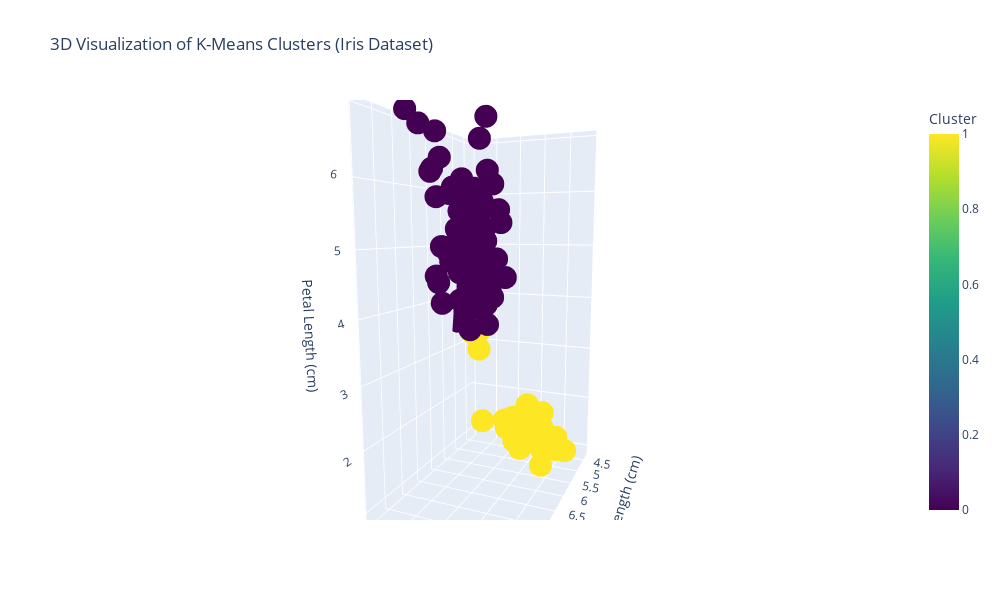

Write notebook code for a chart like this one.
### Code cell
import plotly.express as px
import pandas as pd

# Create a Plotly figure
fig = px.scatter_3d(iris, 
                     x='sepal_length', 
                     y='sepal_width', 
                     z='petal_length', 
                     color='Cluster',
                     color_continuous_scale=px.colors.sequential.Viridis,
                     title='3D Visualization of K-Means Clusters (Iris Dataset)')

# Update layout to make the figure bigger
fig.update_layout(scene=dict(
                    xaxis_title='Sepal Length (cm)',
                    yaxis_title='Sepal Width (cm)',
                    zaxis_title='Petal Length (cm)',
                  ),
                  width=1000,  # Set the width of the plot
                  height=600)  # Set the height of the plot

# Show the plot
fig.show()

### Figure 1 — Plotly figure (JSON) as saved in the notebook; plotly's stock layout.template omitted (floating-point values rounded to 4 significant figures; data arrays with more than 128 entries replaced by an {"elided": "..."} marker saying what was removed)
{"data": [{"hovertemplate": "sepal_length=%{x}<br>sepal_width=%{y}<br>petal_length=%{z}<br>Cluster=%{marker.color}<extra></extra>", "legendgroup": "", "marker": {"color": {"elided": "150 int values"}, "coloraxis": "coloraxis", "symbol": "circle"}, "mode": "markers", "name": "", "scene": "scene", "showlegend": false, "type": "scatter3d", "x": {"elided": "150 float values"}, "y": {"elided": "150 float values"}, "z": {"elided": "150 float values"}}], "layout": {"coloraxis": {"colorbar": {"title": {"text": "Cluster"}}, "colorscale": [[0, "#440154"], [0.1111, "#482878"], [0.2222, "#3e4989"], [0.3333, "#31688e"], [0.4444, "#26828e"], [0.5556, "#1f9e89"], [0.6667, "#35b779"], [0.7778, "#6ece58"], [0.8889, "#b5de2b"], [1, "#fde725"]]}, "height": 600, "legend": {"tracegroupgap": 0}, "scene": {"aspectmode": "auto", "aspectratio": {"x": 0.9709, "y": 0.6473, "z": 1.591}, "camera": {"center": {"x": 0, "y": 0, "z": 0}, "eye": {"x": 1.968, "y": 0.8401, "z": 0.3308}, "projection": {"type": "perspective"}, "up": {"x": 0, "y": 0, "z": 1}}, "domain": {"x": [0, 1], "y": [0, 1]}, "xaxis": {"title": {"text": "Sepal Length (cm)"}, "type": "linear"}, "yaxis": {"title": {"text": "Sepal Width (cm)"}, "type": "linear"}, "zaxis": {"title": {"text": "Petal Length (cm)"}, "type": "linear"}}, "title": {"text": "3D Visualization of K-Means Clusters (Iris Dataset)"}, "width": 1000}}
